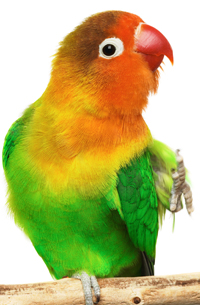
#> input picture Basics/ImageBasic/parrot.jpg, 200 x 305 px
$ python image.py
#> lines starting #> are read from the running program, lines starting #| are printed output that depends on the picture
import cv2              #import computer vision library cv2

img=cv2.imread('parrot.jpg',0) #Reads/Loads the image in grayscale mode and stores in img
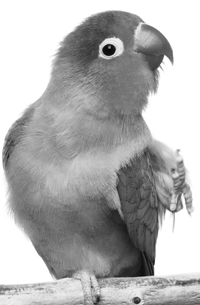
#> img: shape (305, 200); min 8, max 255, mean 177.3
print(img)
#> (printed output is left out)

if img is None :                # If image isn't found ,it prints following msg
	print("Object not found")

else:
	cv2.imshow('Image',img)       #Displays image in a window
	cv2.imwrite('bananasGray.jpg',img) # Saves the grayscale image in current directory
	cv2.waitKey()                # Holds on the image window
	cv2.destroyAllWindows()       #Destroys all the windows we created

$ run again, with Basics/ImageBasic/bananas.jpg copied over Basics/ImageBasic/parrot.jpg
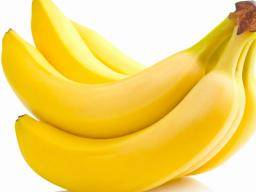
#> input picture Basics/ImageBasic/bananas.jpg, 256 x 192 px
#> `img=cv2.imread('parrot.jpg',0)`:
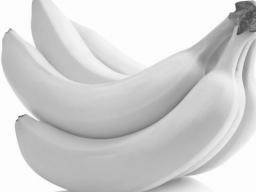
#> img: shape (192, 256); min 64, max 255, mean 209.5
#> (printed output is left out)

$ run again, with Basics/ImageBasic/flower.jpg copied over Basics/ImageBasic/parrot.jpg
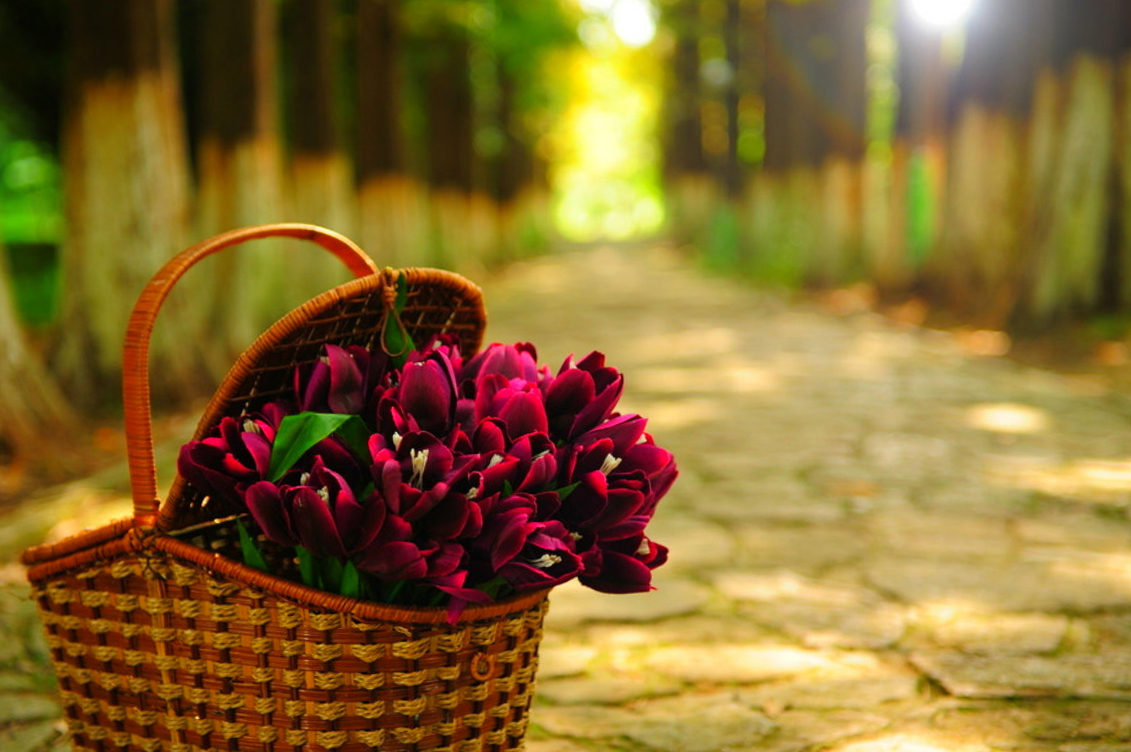
#> input picture Basics/ImageBasic/flower.jpg, 1131 x 752 px
#> `img=cv2.imread('parrot.jpg',0)`:
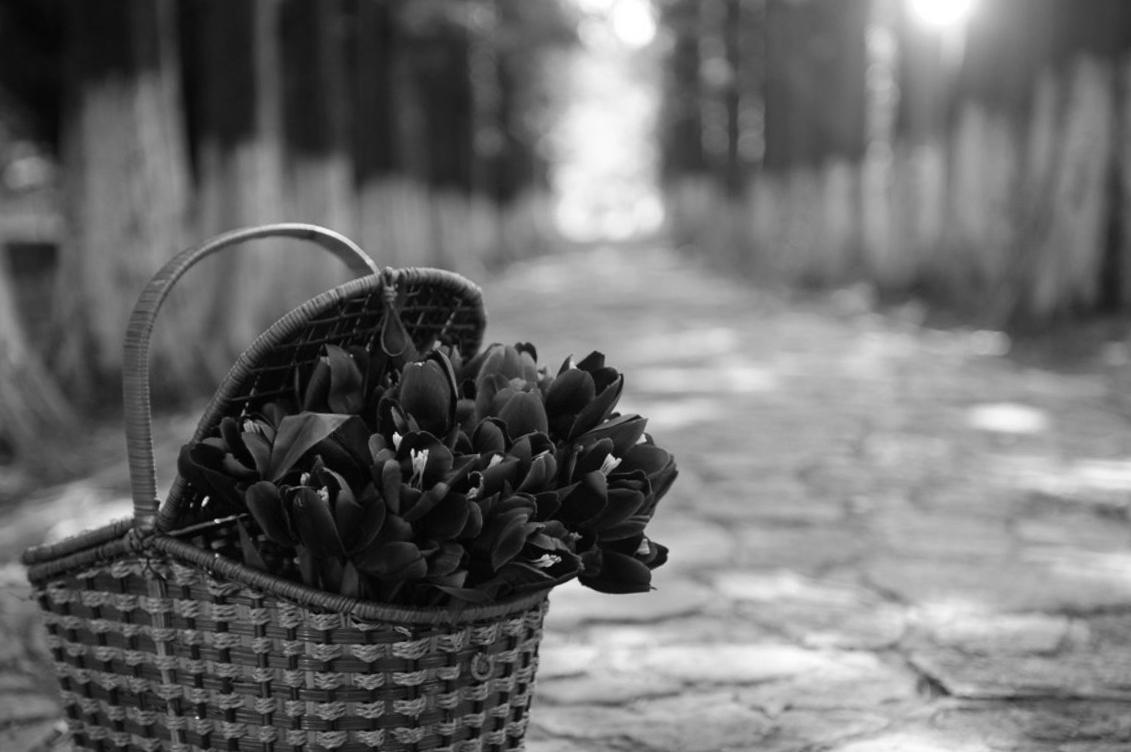
#> img: shape (752, 1131); min 0, max 255, mean 108.1
#> (printed output is left out)
